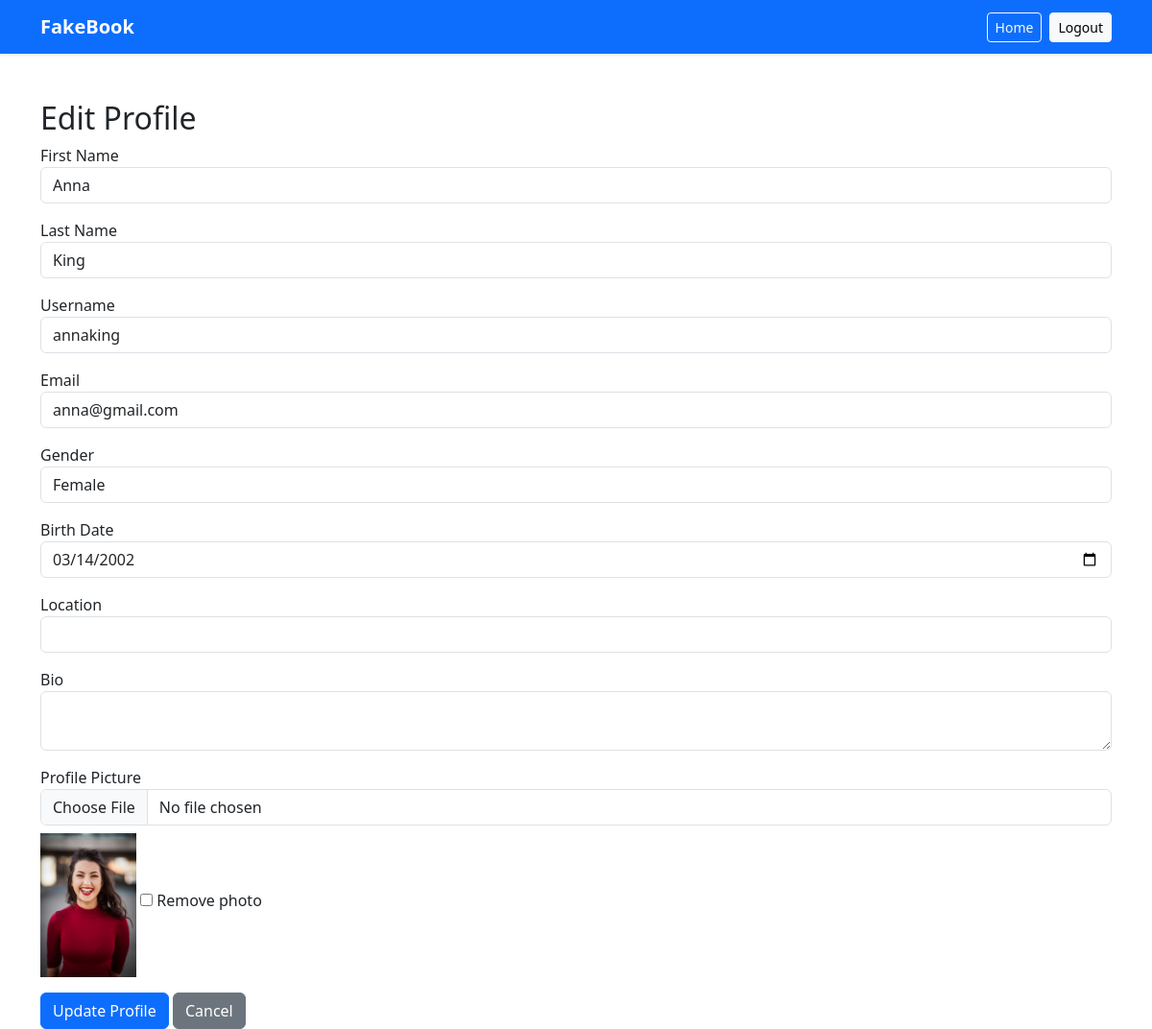
The page /index.php?action=edit_profile&user_id=3 (signed in) on the database its author committed.
### tables this page shows
CREATE TABLE users (
    id INT AUTO_INCREMENT PRIMARY KEY,
    first_name VARCHAR(255) NOT NULL,
    last_name VARCHAR(255) NOT NULL,
    username VARCHAR(100) NOT NULL UNIQUE,
    email VARCHAR(100) NOT NULL UNIQUE,
    password VARCHAR(255) NOT NULL,
    gender ENUM('male', 'female') NOT NULL,
    birth_date DATE NOT NULL,
    location VARCHAR(100) NULL,
    bio TEXT NULL,
    profile_pic VARCHAR(255) NULL,
    created_at TIMESTAMP DEFAULT CURRENT_TIMESTAMP
);

### src/controller/ProfileController.php (called while the page is built, shortened)
<?php
require_once __DIR__ . '/../model/User.php';
class ProfileController{
    private $user;
    public function __construct() {
        $pdo = require __DIR__ . '/../../config/db.php';
        $this->user = new User($pdo);
    }
    public function editProfile(){
        $email = $_SESSION['user'];
        $user = $this->user->getUserByEmail($email);
        include __DIR__.'/../view/profile/edit.php';
    }
}
?>

### src/model/User.php (called while the page is built, shortened)
<?php
class User
{
    private $pdo;
    public function __construct($pdo)
    {
        $this->pdo = $pdo;
    }
    public function getUserByEmail($email)
    {
        $stmt = $this->pdo->prepare("SELECT * FROM users where email=?");
        $stmt->execute([$email]);
        return $stmt->fetch();
    }
}
?>

### src/view/profile/edit.php (the view, shortened to what this page needs)
<?php include __DIR__.'/../layouts/header.php';
?>
<h2>Edit Profile</h2>
<form method="POST" action="index.php?action=update_profile&user_id=<?= $user['id'] ?>" enctype="multipart/form-data">
    <div class="mb-3">
        <label>First Name</label>
        <input type="text" name="first_name" class="form-control" value="<?= htmlspecialchars($user['first_name']) ?>" required>
    </div>
    <div class="mb-3">
        <label>Last Name</label>
        <input type="text" name="last_name" class="form-control" value="<?= htmlspecialchars($user['last_name']) ?>" required>
    </div>
    <div class="mb-3">
        <label>Username</label>
        <input type="text" name="username" class="form-control" value="<?= htmlspecialchars($user['username']) ?>" required>
    </div>
    <div class="mb-3">
        <label>Email</label>
        <input type="email" name="email" class="form-control" value="<?= htmlspecialchars($user['email']) ?>" required>
    </div>
    <div class="mb-3">
        <label>Gender</label>
        <select name="gender" class="form-control" required>
            <option value="female" <?= $user['gender']=='female'?'selected':'' ?>>Female</option>
        </select>
    </div>
    <div class="mb-3">
        <label>Birth Date</label>
        <input type="date" name="birth_date" class="form-control" value="<?= htmlspecialchars($user['birth_date']) ?>" required>
    </div>
    <div class="mb-3">
        <label>Location</label>
        <input type="text" name="location" class="form-control" value="<?= htmlspecialchars($user['location']) ?>">
    </div>
    <div class="mb-3">
        <label>Bio</label>
        <textarea name="bio" class="form-control"><?= htmlspecialchars($user['bio']) ?></textarea>
    </div>
    <div class="mb-3">
        <label>Profile Picture</label>
        <input type="file" name="profile_pic" class="form-control">
        <?php if ($user['profile_pic']): ?>
            <img src="<?= htmlspecialchars($user['profile_pic']) ?>" alt="Profile Picture" class="mt-2" width="100">
            <input type="checkbox" name="remove_photo" value="1">
            <label>Remove photo</label>
        <?php endif; ?>
    </div>
    <button type="submit" value="Submit" class="btn btn-primary">Update Profile</button>
    <a href="index.php?controller=profile&action=index" class="btn btn-secondary">Cancel</a>
</form>
 <?php include __DIR__.'/../layouts/footer.php'; ?>

### rows shown on the page
users: first_name "Anna", last_name "King", username "annaking", email "anna@gmail.com", gender "Female", birth_date "03/14/2002", profile_pic (picture)
